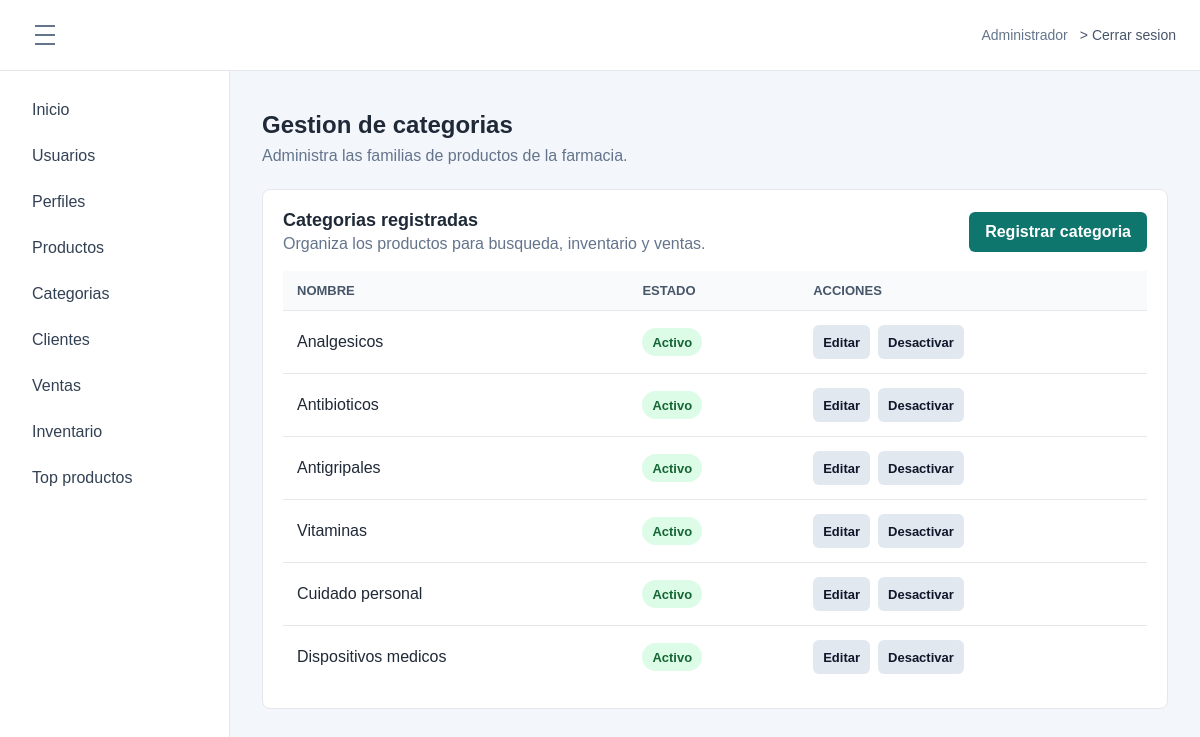
The page /index.php?route=module/categorias (signed in) on the database as committed earlier.
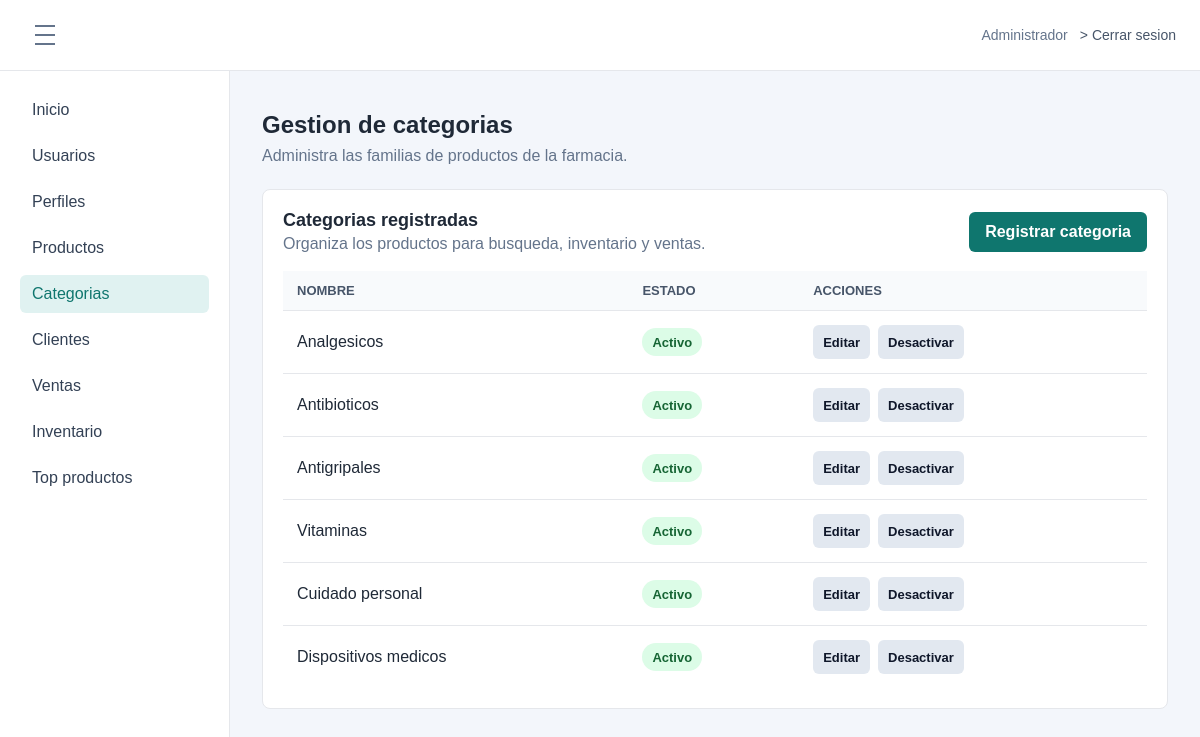
The same page on the database as committed later.
### tables this page shows
CREATE TABLE `opcion` (
  `idopcion` int(11) NOT NULL AUTO_INCREMENT,
  `descripcion` varchar(100) NOT NULL,
  `url` varchar(200) NOT NULL,
  `icono` varchar(50) NOT NULL DEFAULT 'fa-circle',
  `estado` tinyint(1) NOT NULL DEFAULT 1,
  `fecha_creacion` datetime NOT NULL DEFAULT current_timestamp(),
  PRIMARY KEY (`idopcion`)
);

### app/Controllers/CategoriaController.php (called while the page is built, shortened)
<?php
class CategoriaController
{
    private Category $categories;
    private Profile $profiles;
    public function __construct(Category $categories, Profile $profiles)
    {
        $this->categories = $categories;
        $this->profiles = $profiles;
    }
    public function index(): void
    {
        $menuOptions = $this->requireAccess("GET");
        $categories = $this->categories->all();
        require __DIR__ . "/../Views/layout/app.php";
    }
    private function requireAccess(string $method): array
    {
        $menuOptions = $this->profiles->menuOptions((int) ($_SESSION["idperfil"] ?? 0));
        foreach ($menuOptions as $option) {
            if (in_array($option["url"] ?? "", ["module/categorias", "vista/categorias.php"], true)) {
                $allowed = true;
                break;
            }
        }
        return $menuOptions;
    }
}

### app/Models/Profile.php (called while the page is built, shortened)
<?php
class Profile
{
    private PDO $db;
    public function __construct(PDO $db)
    {
        $this->db = $db;
    }
    public function menuOptions(int $profileId): array
    {
        $sql = "SELECT o.descripcion, o.url, o.icono
                FROM acceso a
                INNER JOIN opcion o ON o.idopcion = a.idopcion
                WHERE a.idperfil = :idperfil
                  AND a.estado = 1
                  AND o.estado = 1
                ORDER BY o.idopcion";
        $statement = $this->db->prepare($sql);
        $statement->execute(["idperfil" => $profileId]);
        return $statement->fetchAll();
    }
}

### app/Models/Category.php (called while the page is built, shortened)
<?php
class Category
{
    private PDO $db;
    public function __construct(PDO $db)
    {
        $this->db = $db;
    }
    public function all(): array
    {
        return $this->db->query("SELECT idcategoria, nombre, estado, fecha_creacion
                                FROM categoria
                                ORDER BY idcategoria")->fetchAll(PDO::FETCH_ASSOC);
    }
}

### app/Views/categorias/index.php (the view, shortened to what this page needs)
<div class="page-title">
    <h1>Gestion de categorias</h1>
    <p>Administra las familias de productos de la farmacia.</p>
</div>
<section class="panel">
    <div class="section-toolbar">
        <div>
            <h2>Categorias registradas</h2>
            <p>Organiza los productos para busqueda, inventario y ventas.</p>
        </div>
        <a class="btn btn-primary" href="index.php?route=module/categorias/crear">Registrar categoria</a>
    </div>
    <div class="table-wrap">
        <table class="data-table">
            <thead>
                <tr>
                    <th scope="col">Nombre</th>
                    <th scope="col">Estado</th>
                    <th scope="col">Acciones</th>
                </tr>
            </thead>
            <tbody>
                <?php foreach ($categories as $category): ?>
                    <tr>
                        <td><?= htmlspecialchars($category["nombre"], ENT_QUOTES, "UTF-8") ?></td>
                        <td><span class="status-badge <?= (int) $category["estado"] === 1 ? "is-active" : "is-muted" ?>"><?= (int) $category["estado"] === 1 ? "Activo" : "Inactivo" ?></span></td>
                        <td class="action-cell">
                            <a class="btn btn-light btn-sm" href="index.php?route=module/categorias/editar&amp;id=<?= (int) $category["idcategoria"] ?>">Editar</a>
                            <form action="index.php?route=module/categorias/estado" method="post">
                                <button class="btn btn-light btn-sm" type="submit"><?= (int) $category["estado"] === 1 ? "Desactivar" : "Activar" ?></button>
                            </form>
                        </td>
                    </tr>
                <?php endforeach; ?>
            </tbody>
        </table>
    </div>
</section>

### app/Views/layout/sidebar.php
<?php $currentRoute = $_GET["route"] ?? "dashboard"; ?>
<aside class="sidebar">
    <nav aria-label="Menu principal">
        <a href="index.php?route=dashboard" <?= $currentRoute === "dashboard" ? 'aria-current="page"' : "" ?>>Inicio</a>
        <?php foreach ($menuOptions as $option): ?>
            <?php $route = $option["url"] ?? ""; ?>
            <a href="index.php?route=<?= urlencode($route) ?>" <?= $currentRoute === $route ? 'aria-current="page"' : "" ?>>
                <?= htmlspecialchars($option["descripcion"]) ?>
            </a>
        <?php endforeach; ?>
    </nav>
</aside>

Rows that differ between the two databases and show on the page:
changed opcion "Categorias": url "vista/categorias.php" → "module/categorias" (drawn)
